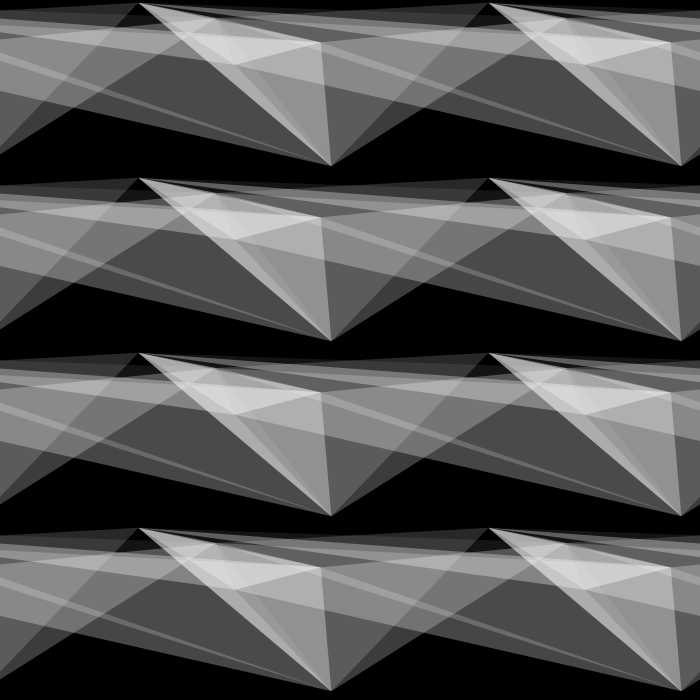
Frame 1 (no input)
Frame 60 (the mouse pressed at the canvas centre just before this capture): identical to frame 1, image omitted
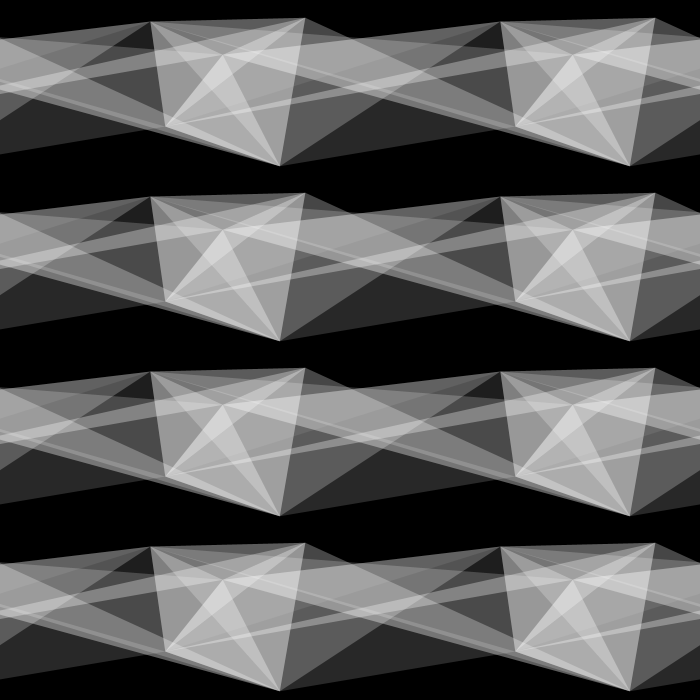
Frame 120 (the mouse held since frame 60 and released just before this capture)

The Processing sketch that drew these frames (run headless with seeded random() and noise(); from frame 60 on, the mouse is pressed at the canvas centre):

// Processing sketch: processing_95930
// ── processing_95930.pde

float a;
float b;
float c;
float d;
float e;
float f;
float g;
float h;
float i;
float j;
float k;
float l;
float m;
float n;


//     références


//   sagmeister  musée des arts decoratifs 2011 / 2012

//   arnaud.mathilde@gmail.com


void setup () {
  size (700,700);
  smooth ();
  
  a = random(0,width);
  b = random(0,height);
  c = random(0,width);
  d = random(0,height);
  e = random(0,width);
  f = random(0,height);
  g = random(0,width);
  h = random(0,height);
  i = random(0,width);
  j = random(0,height);
  k = random(0,width);
  l = random(0,height);
  m = random(0,width);
  n = random(0,height);
  /*
  a = random(0,width);
  b = random(0,height);
  c = random(0,width);
  d = random(0,height);
  e = random(0,width);
  f = random(0,height);
  g = random(0,width);
  h = random(0,height);
  i = random(0,width);
  j = random(0,height);
  k = random(0,width);
  l = random(0,height);
  m = random(0,width);
  n = random(0,height);
  */
  
  fill (0);
  rect (0,0,width,height);
}

void draw () {
  
  noStroke ();
  fill (0);
  rect (0,0,width,height);
  
  
  
  //   INT
  
  
  
  //   force du mouvement
  int rand;
  rand = (1/4)+(mouseX/25);
  int rand2;
  rand2 = rand/2;
  
  //   taille ellipses
  int tc;
  tc = 0;
  
  //   taille lines
  int sw;
  sw = 0;
  
  //   ajout d'un mouvement vertical ou horizontal
  int dplch;
  dplch = 0;
  int dplcv;
  dplcv = 0;
  
  
  
  
  
  //      PARAMETRES DE LA TRAME
  
  
  
  
  
  //   nombre de motifs dans la page
  int nbmtfh;
  nbmtfh = width/2;
  int nbmtfv;
  nbmtfv = height/4;
  
  //   espace entre les motifs (plus le nombre est grand, moins il y a d'espace entre les motifs)
  int espcmtf;
  espcmtf = 1;
  
  //   où commence la trame à gauche
  int dbtrmg;
  dbtrmg = -nbmtfh*2;   //   intialement -nbmtfh*2
  
  //   où commence la trame en haut
  int dbtrmh;
  dbtrmh = -nbmtfv*2;   //   intialement -nbmtfv*2
  
  //   où se termine la trame à droite
  int fntrmd;
  fntrmd = width+nbmtfh*2;   //   intialement width+nbmtfh*2
  
  //   où se termine la trame en bas
  int fntrmb;
  fntrmb = height+nbmtfv*2;   //   intialement height+nbmtfv*2
  
  
  
  
  //   couleurs
  color cq1 = color (255,20);
  color cq2 = color (255,30);
  color cq3 = color (255,40);
  color cq4 = color (255,50);
  color cq5 = color (255,60);
  color cq6 = color (255,70);
  color cq7 = color (255,80);
  color cq8 = color (255,90);
  
  color ce = color (0);
  color cl = color (255,0);
  
  //   ensemble de couleurs 1
  /*color cq1 = color (170,205,75,75);
  color cq2 = color (195,200,130,75);
  color cq3 = color (200,130,200,75);
  color cq4 = color (95,185,230,75);
  color cq5 = color (140,230,95,75);
  color cq6 = color (255,235,120,75);
  color cq7 = color (250,255,120,80);
  color cq8 = color (220,255,120,90);*/
  
  //   ensemble de couleurs 2
  /*color cq1 = color (73,62,62,150);
  color cq2 = color (126,109,108,150);
  color cq3 = color (139,127,111,150);
  color cq4 = color (157,147,131,150);
  color cq5 = color (54,56,71,150);
  color cq6 = color (78,87,100,150);
  color cq7 = color (93,97,104,150);
  color cq8 = color (71,59,59,150);*/
  
  //   ensemble de couleurs 3
  /*color cq1 = color (135,210,255,50);
  color cq2 = color (135,210,255,50);
  color cq3 = color (135,210,255,50);
  color cq4 = color (135,210,255,50);
  color cq5 = color (135,210,255,50);
  color cq6 = color (135,210,255,50);
  color cq7 = color (135,210,255,50);
  color cq8 = color (135,210,255,50);*/
  
  
  
  
  
  a = a + random(0,rand) - rand/2 + dplch;
  if (a < 0) { 
  a = random(0,nbmtfh);}
  if (a > nbmtfh) { 
  a = random(0,nbmtfh);}
  
  b = b + random(0,rand) - rand/2 + dplcv;
  if (b < 0) { 
  b = random(0,nbmtfv);}
  if (b > nbmtfv) { 
  b = random(0,nbmtfv);}
  
  c = c + random(0,rand) - rand/2 + dplch;
  if (c < 0) { 
  c = random(0,nbmtfh);}
  if (c > nbmtfh) { 
  c = random(0,nbmtfh);}
  
  d = d + random(0,rand) - rand/2 + dplcv;
  if (d < 0) { 
  d = random(0,nbmtfv);}
  if (d > nbmtfv) { 
  d = random(0,nbmtfv);}
  
  e = e + random(0,rand) - rand/2 + dplch;
  if (e < 0) { 
  e = random(0,nbmtfh);}
  if (e > nbmtfh) { 
  e = random(0,nbmtfh);}
  
  f = f + random(0,rand) - rand/2 + dplcv;
  if (f < 0) { 
  f = random(0,nbmtfv);}
  if (f > nbmtfv) { 
  f = random(0,nbmtfv);}
  
  g = g + random(0,rand) - rand/2 + dplch;
  if (g < 0) { 
  g = random(0,nbmtfh);}
  if (g > nbmtfh) { 
  g = random(0,nbmtfh);}
  
  h = h + random(0,rand) - rand/2 + dplcv;
  if (h < 0) { 
  h = random(0,nbmtfv);}
  if (h > nbmtfv) { 
  h = random(0,nbmtfv);}
  
  i = i + random(0,rand) - rand/2 + dplch;
  if (i < 0) { 
  i = random(0,nbmtfh);}
  if (i > nbmtfh) { 
  i = random(0,nbmtfh);}
  
  j = j + random(0,rand) - rand/2 + dplcv;
  if (j < 0) { 
  j = random(0,nbmtfv);}
  if (j > nbmtfv) { 
  j = random(0,nbmtfv);}
  
  k = k + random(0,rand) - rand/2 + dplch;
  if (k < 0) { 
  k = random(0,nbmtfh);}
  if (k > nbmtfh) { 
  k = random(0,nbmtfh);}
  
  l = l + random(0,rand) - rand/2 + dplcv;
  if (l < 0) { 
  l = random(0,nbmtfv);}
  if (l > nbmtfv) { 
  l = random(0,nbmtfv);}
  
  m = m + random(0,rand) - rand/2 + dplch;
  if (m < 0) { 
  m = random(0,nbmtfh);}
  if (m > nbmtfh) { 
  m = random(0,nbmtfh);}
  
  n = n + random(0,rand) - rand/2 + dplcv;
  if (n < 0) { 
  n = random(0,nbmtfv);}
  if (n > nbmtfv) { 
  n = random(0,nbmtfv);}
  
  
  
  //   triangles
  
  
  
  fill (cq1);
  for (int mltha = dbtrmg; mltha<fntrmd; mltha=mltha+nbmtfh/espcmtf){
    for (int mltva = dbtrmh; mltva<fntrmb; mltva=mltva+nbmtfv/espcmtf){
  triangle (mltha+a,mltva+b,mltha+c,mltva+d,mltha+e,mltva+f);
  }}
  
  fill (cq2);
  for (int mltha = dbtrmg; mltha<fntrmd; mltha=mltha+nbmtfh/espcmtf){
    for (int mltva = dbtrmh; mltva<fntrmb; mltva=mltva+nbmtfv/espcmtf){
  triangle (mltha+a,mltva+b,mltha+c,mltva+d,mltha+g,mltva+h);
  }}
  
  fill (cq3);
  for (int mltha = dbtrmg; mltha<fntrmd; mltha=mltha+nbmtfh/espcmtf){
    for (int mltva = dbtrmh; mltva<fntrmb; mltva=mltva+nbmtfv/espcmtf){
  triangle (mltha+a,mltva+b,mltha+c,mltva+d,mltha+i,mltva+j);
  }}
  
  fill (cq4);
  for (int mltha = dbtrmg; mltha<fntrmd; mltha=mltha+nbmtfh/espcmtf){
    for (int mltva = dbtrmh; mltva<fntrmb; mltva=mltva+nbmtfv/espcmtf){
  triangle (mltha+a,mltva+b,mltha+e,mltva+f,mltha+g,mltva+h);
  }}
  
  fill (cq5);
  for (int mltha = dbtrmg; mltha<fntrmd; mltha=mltha+nbmtfh/espcmtf){
    for (int mltva = dbtrmh; mltva<fntrmb; mltva=mltva+nbmtfv/espcmtf){
  triangle (mltha+a,mltva+b,mltha+e,mltva+f,mltha+i,mltva+j);
  }}
  
  fill (cq6);
  for (int mltha = dbtrmg; mltha<fntrmd; mltha=mltha+nbmtfh/espcmtf){
    for (int mltva = dbtrmh; mltva<fntrmb; mltva=mltva+nbmtfv/espcmtf){
  triangle (mltha+c,mltva+d,mltha+e,mltva+f,mltha+g,mltva+h);
  }}
  
  fill (cq7);
  for (int mltha = dbtrmg; mltha<fntrmd; mltha=mltha+nbmtfh/espcmtf){
    for (int mltva = dbtrmh; mltva<fntrmb; mltva=mltva+nbmtfv/espcmtf){
  triangle (mltha+c,mltva+d,mltha+e,mltva+f,mltha+i,mltva+j);
  }}
  
  fill (cq8);
  for (int mltha = dbtrmg; mltha<fntrmd; mltha=mltha+nbmtfh/espcmtf){
    for (int mltva = dbtrmh; mltva<fntrmb; mltva=mltva+nbmtfv/espcmtf){
  triangle (mltha+e,mltva+f,mltha+g,mltva+h,mltha+i,mltva+j);
  }}
  
  fill (cq1);
  for (int mltha = dbtrmg; mltha<fntrmd; mltha=mltha+nbmtfh/espcmtf){
    for (int mltva = dbtrmh; mltva<fntrmb; mltva=mltva+nbmtfv/espcmtf){
  triangle (mltha+e,mltva+f,mltha+g,mltva+h,mltha+nbmtfh/espcmtf+a,mltva+b);
  }}
  
  fill (cq2);
  for (int mltha = dbtrmg; mltha<fntrmd; mltha=mltha+nbmtfh/espcmtf){
    for (int mltva = dbtrmh; mltva<fntrmb; mltva=mltva+nbmtfv/espcmtf){
  triangle (mltha+a,mltva+b,mltha+c,mltva+d,mltha-nbmtfh/espcmtf+g,mltva+h);
  }}
  
  fill (cq3);
  for (int mltha = dbtrmg; mltha<fntrmd; mltha=mltha+nbmtfh/espcmtf){
    for (int mltva = dbtrmh; mltva<fntrmb; mltva=mltva+nbmtfv/espcmtf){
  triangle (mltha+a,mltva+b,mltha+c,mltva+d,mltha+nbmtfh/espcmtf+e,mltva+f);
  }}
  
  fill (cq4);
  for (int mltha = dbtrmg; mltha<fntrmd; mltha=mltha+nbmtfh/espcmtf){
    for (int mltva = dbtrmh; mltva<fntrmb; mltva=mltva+nbmtfv/espcmtf){
  triangle (mltha+a,mltva+b,mltha+nbmtfh/espcmtf+c,mltva+d,mltha+nbmtfh/espcmtf+g,mltva+h);
  }}
  
  fill (cq5);
  for (int mltha = dbtrmg; mltha<fntrmd; mltha=mltha+nbmtfh/espcmtf){
    for (int mltva = dbtrmh; mltva<fntrmb; mltva=mltva+nbmtfv/espcmtf){
  triangle (mltha+nbmtfh/espcmtf+a,mltva+b,mltha+c,mltva+d,mltha+g,mltva+h);
  }}
  
  fill (cq6);
  for (int mltha = dbtrmg; mltha<fntrmd; mltha=mltha+nbmtfh/espcmtf){
    for (int mltva = dbtrmh; mltva<fntrmb; mltva=mltva+nbmtfv/espcmtf){
  triangle (mltha+nbmtfh/espcmtf+c,mltva+d,mltha+i,mltva+j,mltha+g,mltva+h);
  }}
  
  fill (cq7);
  for (int mltha = dbtrmg; mltha<fntrmd; mltha=mltha+nbmtfh/espcmtf){
    for (int mltva = dbtrmh; mltva<fntrmb; mltva=mltva+nbmtfv/espcmtf){
  triangle (mltha+nbmtfh/espcmtf+g,mltva+h,mltha+nbmtfh/espcmtf+i,mltva+j,mltha+e,mltva+f);
  }}
  
  
  
  //   texte
  
  
  /*fill (255);
  text (1,a,b-10);
  text (2,c,d-10);
  text (3,e,f-10);
  text (4,g,h-10);
  text (5,i,j-10);*/
  
  
}
